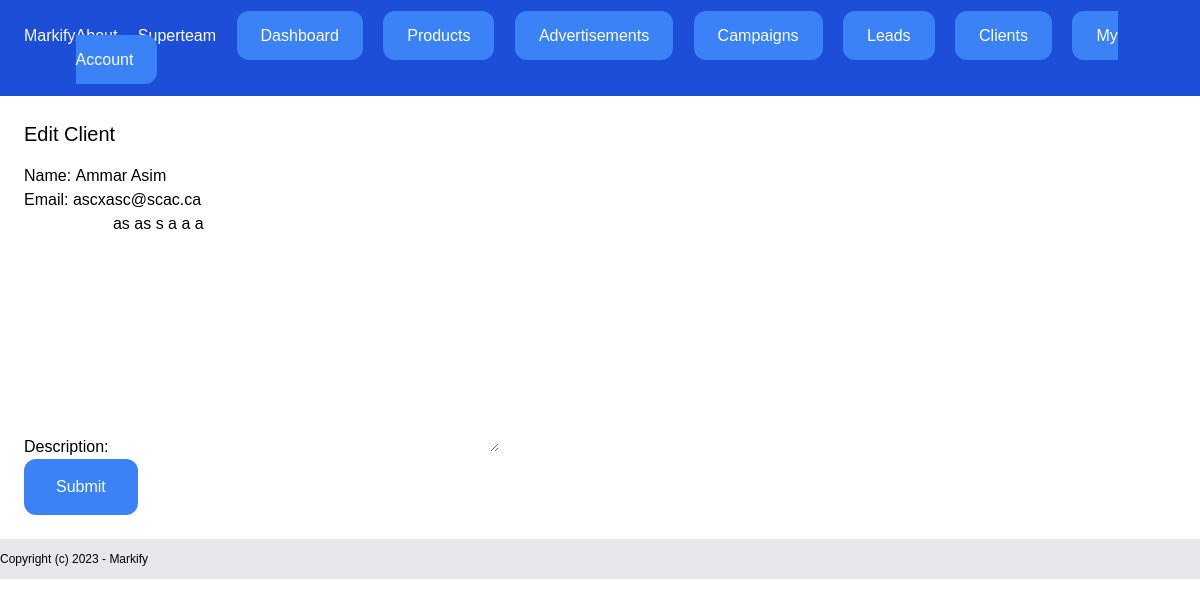
/dashboard/clients/5/edit/ (signed in), run on the app's committed database.
### team/models.py (models this page shows, shortened)
class Team(models.Model):
    name = models.CharField(max_length=100)
    plan = models.ForeignKey(Plan, related_name='teams', blank=True, null=True, on_delete=models.CASCADE)
    members = models.ManyToManyField(User, related_name='teams')
    created_by = models.ForeignKey(User, related_name='created_teams', on_delete=models.CASCADE)
    created_at = models.DateTimeField(auto_now_add=True)
    modified_by = models.DateTimeField(auto_now=True)
    class Meta:
        ordering = ('name',)

### client/models.py (models this page shows, shortened)
class Client(models.Model):
    name = models.CharField(max_length=255)
    email = models.EmailField()
    description = models.TextField(blank=True, null=True)
    created_at = models.DateTimeField(auto_now_add=True)
    modified_at = models.DateTimeField(auto_now=True)
    class Meta:
        ordering = ('name',)

### client/views.py (the view)
# urls.py: path('<int:pk>/edit/', views.edit_client, name='edit'),
@login_required
def edit_client(request, pk):
    client = get_object_or_404(Client, pk=pk)
    if request.method == 'POST':
        form = AddClientForm(request.POST, instance=client)
        if form.is_valid():
            client = form.save()
            messages.success(request, "The changes were saved.")
            return redirect('clients:list')
    else:
        form = AddClientForm(instance=client)
    return render(request, 'client/edit_client.html',{
        'form': form,
    })

### client/forms.py
class AddClientForm(forms.ModelForm):
    class Meta:
        model = Client
        fields = ('name', 'email', 'description',)

### campaigns/context_processors.py (called while the page is built)
def campaign_expired(request):
    campaigns = Campaign.objects.all()
    for campaign in campaigns:
        if campaign.end_date < timezone.now().date():
            campaign.active = False
            campaign.save()
    return {'campaigns': campaigns}

### team/context_processors.py (called while the page is built)
def active_team(request):
    if request.user.is_authenticated:
        if request.user.userprofile.active_team:
            team = request.user.userprofile.active_team
        else:
            team = Team.objects.filter(created_by=request.user)[0]
    else:
        team = None
    return {'active_team': team}

### client/templates/client/edit_client.html (shortened to what this page needs)
{%extends "core/base.html"%}
{%block content%}
    <div class='py-6 px-6'>
        <h1 class='text-xl mb-4'>Edit Client</h1>
        <form method='post' action='.'>
            {{form.as_p}}
            <button class="py-4 px-8 bg-blue-500 text-white rounded-xl">Submit</button>
        </form>
    </div>
{%endblock%}

### core/templates/core/partials/nav.html (shortened to what this page needs)
<nav class='py-6 flex justify-between bg-blue-700 px-6'>
    <a href='/' class='text-white'>Markify</a>
    <div class="space-x-4">
      <a href="{% url 'about' %}" class='text-white'>About</a>
      {%if request.user.is_authenticated%}
      <a href="{%url 'teams:detail' active_team.id %}" class='text-white text'>{{active_team.name}}</a>
      <a href='{%url "dashboard" %}' class='text-white py-4 px-6 bg-blue-500 rounded-xl'>Dashboard</a>
      <a href='{%url "products:list" %}' class='text-white py-4 px-6 bg-blue-500 rounded-xl'>Products</a>
      <a href='{%url "ads:list" %}' class='text-white py-4 px-6 bg-blue-500 rounded-xl'>Advertisements</a>
      <a href='{%url "campaigns:list" %}' class='text-white py-4 px-6 bg-blue-500 rounded-xl'>Campaigns</a>
      <a href='{%url "leads:list" %}' class='text-white py-4 px-6 bg-blue-500 rounded-xl'>Leads</a>
      <a href='{%url "clients:list" %}' class='text-white py-4 px-6 bg-blue-500 rounded-xl'>Clients</a>
      <a href='{%url "userprofile:myaccount" %}' class='text-white py-4 px-6 bg-blue-500 rounded-xl'>My Account</a>
      {% endif %}
    </div>
  </nav>

### data on the page
Team: name "Superteam"
Client: name "Ammar Asim", email "ascxasc@scac.ca", description "as as s a a a"
